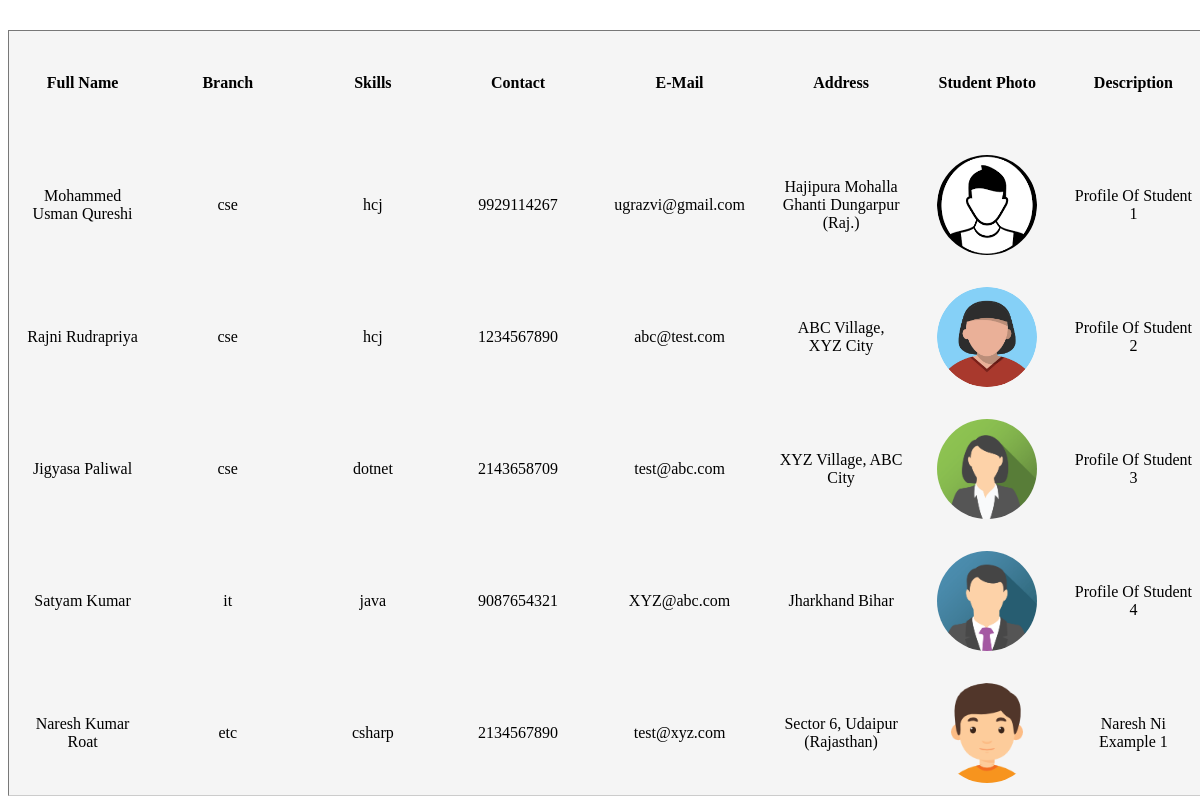
/php/show-profile.php, run on the app's committed database.
### php/show-profile.php (the view, shortened to what this page needs)
<?php
    include "connect.php";
    $q="SELECT * FROM `student-profile`";
    $rs=mysqli_query($con,$q);
    $t=mysqli_num_rows($rs);
    if($t==0)
        echo "<script>alert('No Record Found ')</script>";
    else
    {
        echo "<center><table class='tab wrepper'><thead class='head'>";
        echo "<tr><th>Full Name";
        echo "<th>Branch";
        echo "<th>Skills";
        echo "<th>Contact";
        echo "<th>E-Mail";
        echo "<th>Address";
        echo "<th>Student Photo ";
        echo "<th>Description";
        while($r=mysqli_fetch_array($rs))
        {
            echo "<tbody class='fix'><tr><td> $r[0] $r[1]";
            echo "<td> $r[2]";
            echo "<td> $r[3]";
            echo "<td> $r[4]";
            echo "<td> $r[5]";
            echo "<td> $r[6]";
            echo "<td><img src='$r[7]' style='border-radius:50%; height:100px; width:100px'>";
            echo "<td> $r[8]";
        }
    }
?>
<!DOCTYPE html>
<html lang="en">
<head>
</head>
<body>
</body>
</html>

### php/show-profile.php (style rules this page uses)
.tab { border: 1px inset #ccc; background-color: whitesmoke; width: 1200px; margin-top: 30px; text-align: center; }
.tab tr td { width: calc(10%); padding-top: 20px !important; padding: 10px; }
.head { border: 1px inset #ccc; height: 100px; }

### data on the page
student-profile: sfame "Mohammed Usman", slname "Qureshi", sbranch "cse", sskils "hcj", scontact "9929114267", semail "ugrazvi@gmail.com", saddress "Hajipura Mohalla Ghanti Dungarpur (Raj.)", sphoto (picture), sdesc "Profile Of Student 1"
student-profile: sfame "Rajni", slname "Rudrapriya", sbranch "cse", sskils "hcj", scontact "1234567890", semail "abc@test.com", saddress "ABC Village, XYZ City", sphoto (picture), sdesc "Profile Of Student 2"
student-profile: sfame "Jigyasa", slname "Paliwal", sbranch "cse", sskils "dotnet", scontact "2143658709", semail "test@abc.com", saddress "XYZ Village, ABC City", sphoto (picture), sdesc "Profile Of Student 3"
student-profile: sfame "Satyam", slname "Kumar", sbranch "it", sskils "java", scontact "9087654321", semail "XYZ@abc.com", saddress "Jharkhand Bihar", sphoto (picture), sdesc "Profile Of Student 4"
student-profile: sfame "Naresh Kumar", slname "Roat", sbranch "etc", sskils "csharp", scontact "2134567890", semail "test@xyz.com", saddress "Sector 6, Udaipur (Rajasthan)", sphoto (picture), sdesc "Naresh Ni Example 1"
